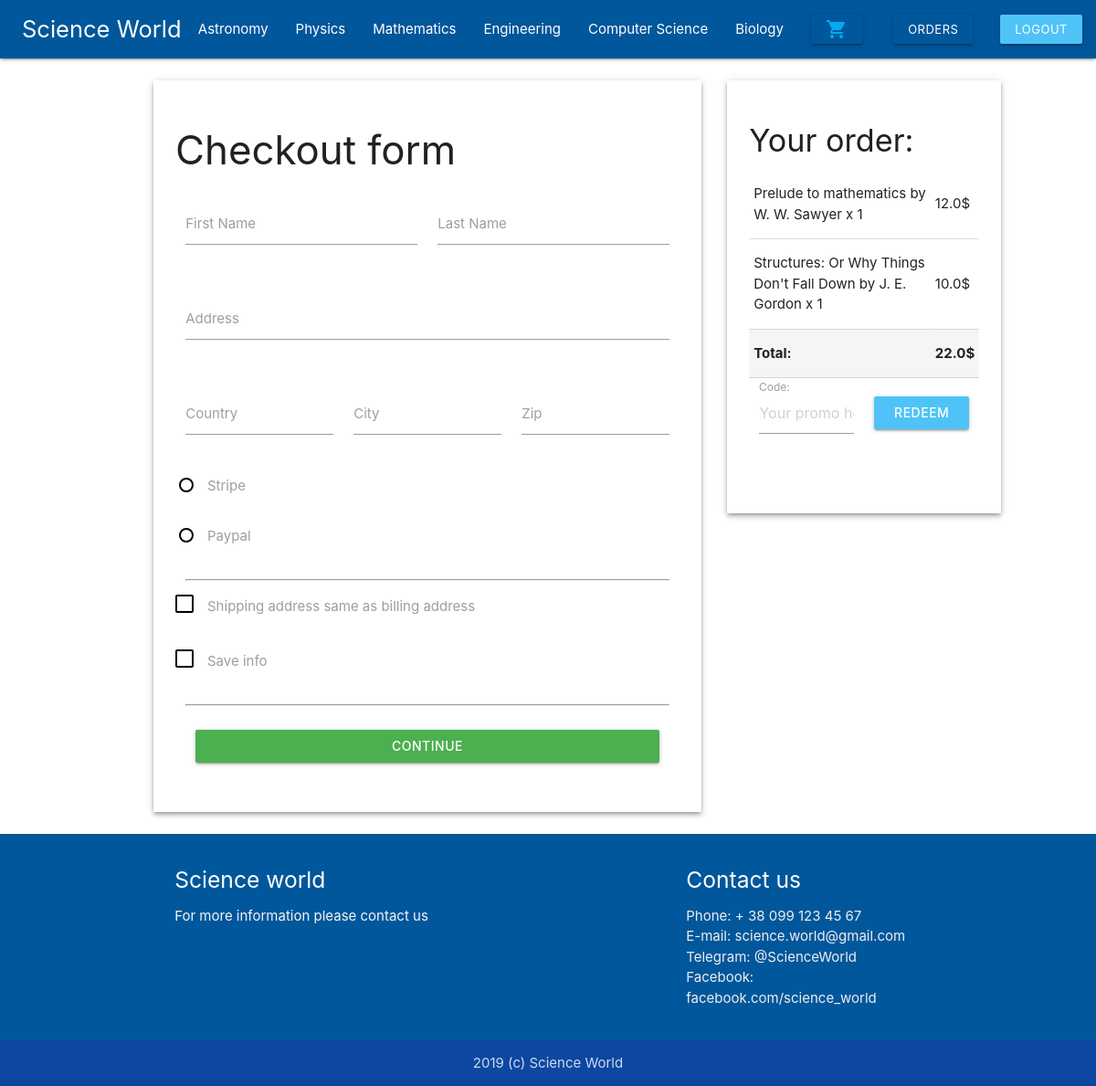
Page /checkout (signed in) on the earlier database version.
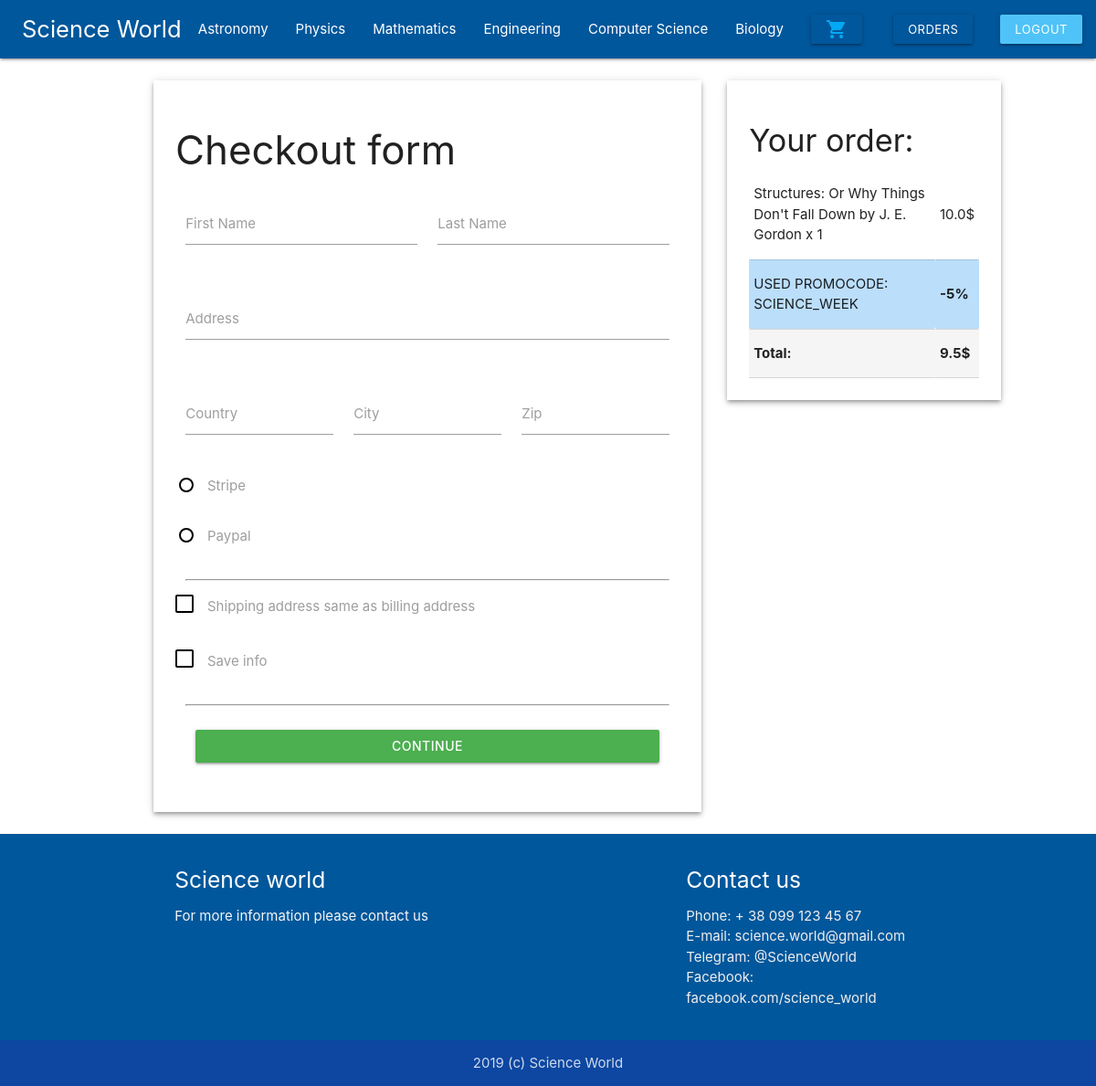
Same page on the later database version.
### bookstore/models.py (models this page shows, shortened)
class OrderedBook(models.Model):
    user = models.ForeignKey(settings.AUTH_USER_MODEL, on_delete=models.CASCADE)
    book = models.ForeignKey(Book, on_delete=models.CASCADE)
    ordered = models.BooleanField(default=False)
    quantity = models.IntegerField(default=1)
    def get_final_price(self):
        return self.quantity * self.book.price

class Book(models.Model):
    CATEGORY_CHOICES=[("AS", "Astronomy"), ("PH", "Physics"), ("MA", "Mathematics"),
                      ("EN", "Engineering"), ("CS", "Computer Science"), ("BI", "Biology")]
    title = models.CharField(max_length=100)
    author = models.CharField(max_length=100)
    category = models.CharField(choices=CATEGORY_CHOICES, max_length=2)
    price = models.FloatField()
    pages = models.IntegerField()
    rating = models.FloatField()
    publisher = models.CharField(max_length=100)
    language = models.CharField(max_length=20)
    shipping_weight = models.FloatField()
    product_dimensions = models.CharField(max_length=50)
    image = models.ImageField(upload_to='books_images/', blank='false')
    slug = models.SlugField(default="book")

class Order(models.Model):
    user = models.ForeignKey(settings.AUTH_USER_MODEL, on_delete=models.CASCADE)
    ref_code = models.CharField(max_length=20)
    books = models.ManyToManyField(OrderedBook)
    ordered = models.BooleanField(default=False)
    creation_date = models.DateField(auto_now_add=True)
    ordered_date = models.DateField(null=True)
    billing_info = models.ForeignKey('BillingInfo', on_delete=models.SET_NULL, blank=True, null=True)
    payment = models.ForeignKey('Payment', on_delete=models.SET_NULL, blank=True, null=True)
    promocode = models.ForeignKey('Promocode', on_delete=models.SET_NULL, blank=True, null=True)
    being_delivered = models.BooleanField(default=False)
    received = models.BooleanField(default=False)
    refund_requested = models.BooleanField(default=False)
    refund_granted = models.BooleanField(default=False)
    def get_total_price(self):
        total = 0
        for ordered_book in self.books.all():
            total += ordered_book.get_final_price()
        if self.promocode:
            total-= total * self.promocode.percentage / 100
        return total

class Promocode(models.Model):
    code = models.CharField(max_length=20)
    percentage = models.IntegerField(default=5)

### bookstore/views.py (the view, shortened to what this page needs)
# urls.py: path('checkout', views.CheckoutView.as_view(), name='checkout'),
class CheckoutView(View):
    PAYMENT_CHOICES = (
        ('P', 'paypal'),
        ('S', 'stripe')
    )
    def get(self, *args, **kwargs):
        try:
            order = Order.objects.get(user=self.request.user, ordered=False)
            form = CheckoutForm
            context = {
                'form': form,
                'promocodeform': PromocodeForm(),
                'order': order,
                'DISPLAY_PROMO_FORM': True,
            }
            return render(self.request, 'checkout.html', context)
        except Order.DoesNotExist:
            messages.error(self.request, "You do not have an active order")
            return redirect('cart')

### bookstore/forms.py
class PromocodeForm(forms.Form):
    code = forms.CharField(widget=forms.TextInput(attrs={
        'class': 'validate',
        'id': 'promocode',
        'placeholder': 'Your promo here..',
        'label': 'Promocode',
    }))

### templates/checkout.html (shortened to what this page needs)
{% extends "layout.html" %}
{% load static %}
{% block content %}
    <div class="form1 white z-depth-2">
    <h3>Checkout form</h3>
        <div class="row">
            <form class="col s12" method="post">
                <div class="row">
                    <div class="input-field col s6">
                        <input name="first_name" id="first_name" type="text" class="validate">
                        <label for="first_name">First Name</label>
                    </div>
                    <div class="input-field col s6">
                        <input name="last_name" id="last_name" type="text" class="validate">
                        <label for="last_name">Last Name</label>
                    </div>
                </div>
                <div class="row">
                    <div class="input-field col s12">
                        <input name="address" id="address" type="text" class="validate">
                        <label for="address">Address </label>
                    </div>
                </div>
                <div class="row">
                    <div class="input-field col s4">
                        <input name="country" id="country" type="text" class="validate">
                        <label for="country">Country</label>
                    </div>
                    <div class="input-field col s4">
                        <input name="city" id="city" type="text" class="validate">
                        <label for="city">City</label>
                    </div>
                    <div class="input-field col s4">
                        <input name="zip" id="zip" type="text" class="validate">
                        <label for="zip">Zip</label>
                    </div>
                </div>
                <div class="row input-field">
                    <p>
                      <label>
                        <span>Stripe</span>
                      </label>
                    </p>
                </div>
                <div class="row">
                    <p>
                      <label>
                        <span>Paypal</span>
                      </label>
                    </p>
                </div>
                <hr>
                <div class="row">
                    <p>
                        <label>
                            <span>Shipping address same as billing address</span>
                        </label>
                    </p>
                </div>
                <div class="row">
                    <p>
                        <label>
                            <span>Save info</span>
                        </label>
                    </p>
                </div>
                <hr>
                <div class="right-align total">
                    <button type="submit" class="waves-effect waves-light btn green checkout">Continue</button>
                </div>
             </form>
        </div>
     </div>
    {% include "order_summary.html" %}
{% endblock content %}

### templates/order_summary.html (shortened to what this page needs)
    <div class="form2 white z-depth-2">
        <h4>Your order: </h4>
        <table class="responsive-table">
            <tbody>
            {% for ordered_book in order.books.all %}
                <tr>
                    <td> {{ ordered_book.book.title }} by {{ ordered_book.book.author }} x {{ ordered_book.quantity }}</td>
                    <td> {{ ordered_book.get_final_price}}$</td>
                </tr>
            {% endfor %}
            {% if order.promocode %}
                <tr>
                    <td class="blue lighten-4">USED PROMOCODE: {{ order.promocode.code }} </td>
                    <td class="blue lighten-4"><b> -{{ order.promocode.percentage }}%</b></td>
                </tr>
            {% endif %}
                <tr>
                    <td class="grey lighten-4"><b>Total: </b></td>
                    <td class="grey lighten-4"><b>{{ order.get_total_price }}$</b></td>
                </tr>
            </tbody>
        </table>
        {% if not order.promocode and DISPLAY_PROMO_FORM %}
        <div class="row">
            <form class="col s12" action="{% url 'add_promocode' %}" method="post">
                <div class="row">
                    <div class="input-field col s6">
                        {{ promocodeform }}
                    </div>
                    <div class="input-field col s6">
                       <button class="btn light-blue lighten-2 waves-effect waves-light promo" type="submit" name="action">Redeem
                       </button>
                    </div>
                </div>
            </form>
        </div>
        {% endif %}
    </div>

Differences in the rows shown:
removed OrderedBook: book "Prelude to mathematics", book.author "W. W. Sawyer", quantity "1", get_final_price "12.0"
no longer on this page (row edited): Order: get_total_price "22.0"
added Order: promocode.code "SCIENCE_WEEK", promocode.percentage "5", get_total_price "9.5"
Other differences:
text no longer shown: "Code: REDEEM"
text now shown: "USED PROMOCODE: - %"
